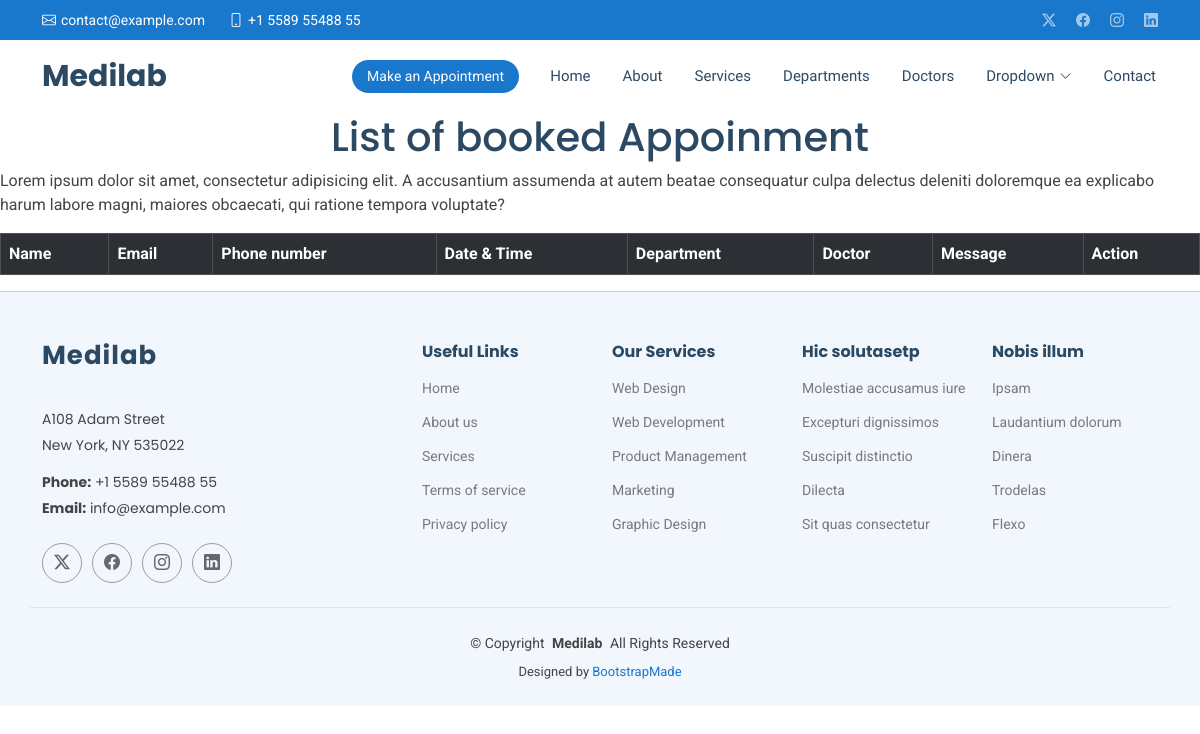
/show/, run on an earlier commit of the app's database.
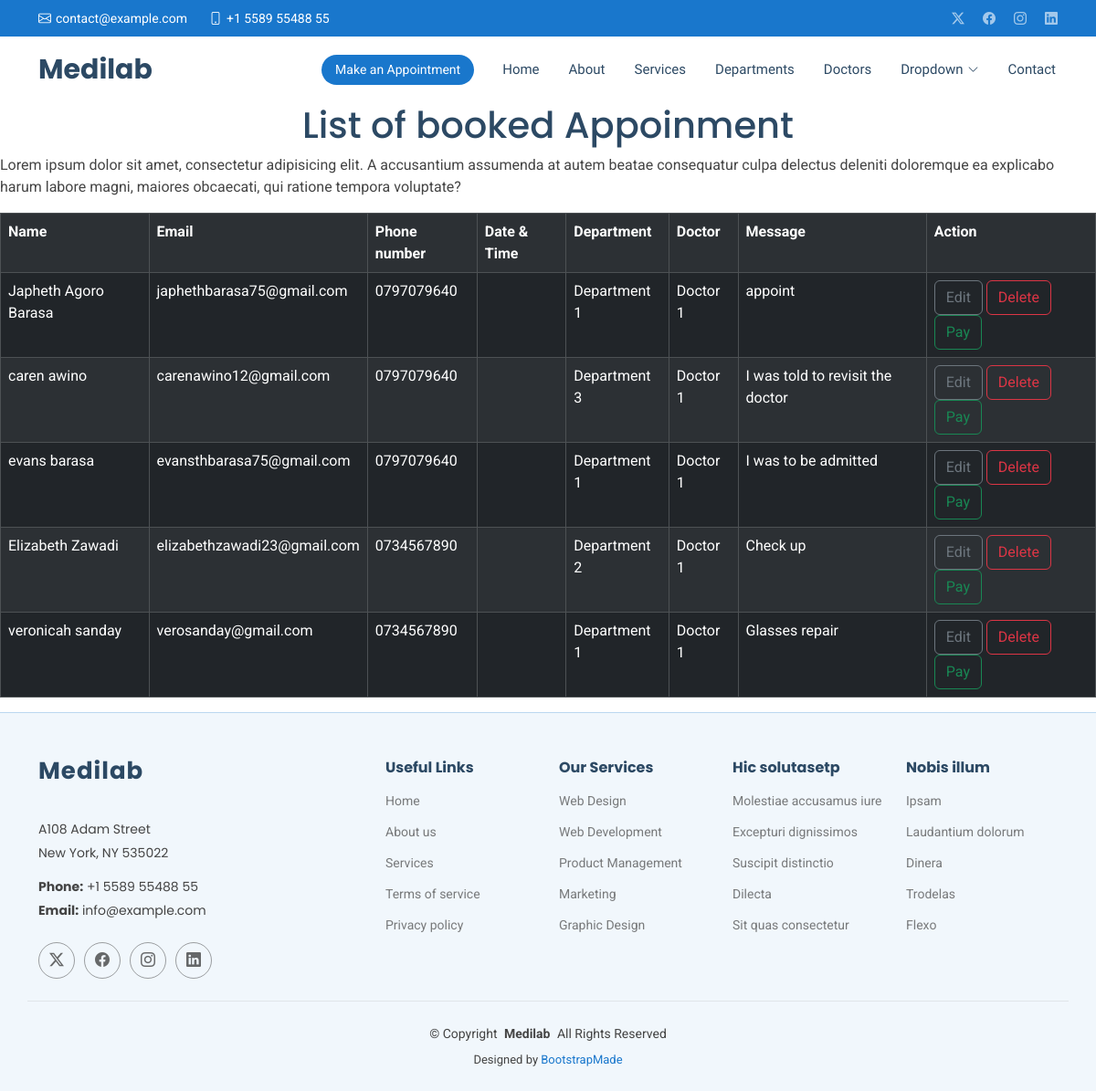
And on a later commit of the database.
### careapp/models.py (models this page shows, shortened)
class Appointment(models.Model):
        name = models.CharField(max_length=20)
        email = models.EmailField()
        phone = models.CharField(max_length=10)
        date = models.DateTimeField()
        department = models.CharField(max_length=20)
        doctor = models.CharField(max_length=30)
        message = models.TextField()

### careapp/views.py (the view)
# urls.py: path('show/', views.show, name='show'),
def show(request):
    all = Appointment.objects.all()
    return render(request, 'show.html',{"all": all})#keey and value

### careapp/templates/show.html (shortened to what this page needs)
{% extends 'starter-page.html' %}
{% load static %}
{% block content%}
 <h1 class ='text-center'> List of booked Appoinment</h1>
<p><span>Lorem ipsum dolor sit amet, consectetur adipisicing elit. A accusantium assumenda at autem beatae consequatur culpa delectus deleniti doloremque ea explicabo harum labore magni, maiores obcaecati, qui ratione tempora voluptate?</span></p>
<table class="table table-bordered table-striped table-dark table-hover">
    <tr>
        <th>Name</th>
        <th>Email</th>
        <th>Phone number</th>
        <th>Date & Time</th>
        <th>Department</th>
        <th>Doctor</th>
        <th>Message</th>
        <th>Action</th>
    </tr>
    {% for appointment in all %}
    <tr>
        <td>{{ appointment.name}}</td>
        <td>{{ appointment.email}}</td>
        <td>{{ appointment.phone}}</td>
        <td>{{ appointment.datetime}}</td>
        <td>{{ appointment.department}}</td>
        <td>{{ appointment.doctor}}</td>
        <td>{{ appointment.message}}</td>
        <td>
            <a href="" class="btn btn-outline-secondary">Edit</a>
            <a href="" class="btn btn-outline-danger">Delete</a>
            <a href="" class="btn btn-outline-success">Pay</a>
        </td>
    </tr>
    {%endfor%}
</table>
{%endblock%}

### careapp/templates/starter-page.html (shortened to what this page needs)
<!DOCTYPE html>
<html lang="en">
<head>
  {% load static%}
  <link href="{% static 'assets/vendor/bootstrap/css/bootstrap.min.css'%}" rel="stylesheet">
  <link href="{% static 'assets/vendor/bootstrap-icons/bootstrap-icons.css'%}" rel="stylesheet">
  <link href="{% static 'assets/vendor/aos/aos.css'%}" rel="stylesheet">
  <link href="{% static 'assets/vendor/fontawesome-free/css/all.min.css'%}" rel="stylesheet">
  <link href="{% static 'assets/vendor/glightbox/css/glightbox.min.css'%}" rel="stylesheet">
  <link href="{% static 'assets/vendor/swiper/swiper-bundle.min.css'%}" rel="stylesheet">
  <link href="{% static 'assets/css/main.css'%}" rel="stylesheet">
</head>
<body class="starter-page-page">
  <header id="header" class="header sticky-top">
    <div class="topbar d-flex align-items-center">
      <div class="container d-flex justify-content-center justify-content-md-between">
        <div class="contact-info d-flex align-items-center">
          <i class="bi bi-envelope d-flex align-items-center"><a href="mailto:contact@example.com">contact@example.com</a></i>
          <i class="bi bi-phone d-flex align-items-center ms-4"><span>+1 5589 55488 55</span></i>
        </div>
        <div class="social-links d-none d-md-flex align-items-center">
          <a href="#" class="twitter"><i class="bi bi-twitter-x"></i></a>
          <a href="#" class="facebook"><i class="bi bi-facebook"></i></a>
          <a href="#" class="instagram"><i class="bi bi-instagram"></i></a>
          <a href="#" class="linkedin"><i class="bi bi-linkedin"></i></a>
        </div>
      </div>
    </div>
    <div class="branding d-flex align-items-center">
      <div class="container position-relative d-flex align-items-center justify-content-between">
        <a href="index.html" class="logo d-flex align-items-center me-auto">
          <h1 class="sitename">Medilab</h1>
        </a>
        <nav id="navmenu" class="navmenu">
          <ul>
            <li><a href="{%url 'index'%}">Home<br></a></li>
            <li><a href="{%url 'about'%}">About</a></li>
            <li><a href="{%url 'services'%}">Services</a></li>
            <li><a href="#">Departments</a></li>
            <li><a href="#doctors">Doctors</a></li>
            <li class="dropdown"><a href="#"><span>Dropdown</span> <i class="bi bi-chevron-down toggle-dropdown"></i></a>
            </li>
            <li><a href="#contact">Contact</a></li>
          </ul>
        </nav>
        <a class="cta-btn d-none d-sm-block" href="{%url 'appointment'%}">Make an Appointment</a>
      </div>
    </div>
  </header>
  <main class="main">
  {% block content %}
  {%endblock%}
  <footer id="footer" class="footer light-background">
    <div class="container footer-top">
      <div class="row gy-4">
        <div class="col-lg-4 col-md-6 footer-about">
          <a href="index.html" class="logo d-flex align-items-center">
            <span class="sitename">Medilab</span>
          </a>
          <div class="footer-contact pt-3">
            <p>A108 Adam Street</p>
            <p>New York, NY 535022</p>
            <p class="mt-3"><strong>Phone:</strong> <span>+1 5589 55488 55</span></p>
            <p><strong>Email:</strong> <span>info@example.com</span></p>
          </div>
          <div class="social-links d-flex mt-4">
            <a href=""><i class="bi bi-twitter-x"></i></a>
            <a href=""><i class="bi bi-facebook"></i></a>
            <a href=""><i class="bi bi-instagram"></i></a>
            <a href=""><i class="bi bi-linkedin"></i></a>
          </div>
        </div>
        <div class="col-lg-2 col-md-3 footer-links">
          <h4>Useful Links</h4>
          <ul>
            <li><a href="#">Home</a></li>
            <li><a href="#">About us</a></li>
            <li><a href="#">Services</a></li>
            <li><a href="#">Terms of service</a></li>
            <li><a href="#">Privacy policy</a></li>
          </ul>
        </div>
        <div class="col-lg-2 col-md-3 footer-links">
          <h4>Our Services</h4>
          <ul>
            <li><a href="#">Web Design</a></li>
            <li><a href="#">Web Development</a></li>
            <li><a href="#">Product Management</a></li>
            <li><a href="#">Marketing</a></li>
            <li><a href="#">Graphic Design</a></li>
          </ul>
        </div>
        <div class="col-lg-2 col-md-3 footer-links">
          <h4>Hic solutasetp</h4>
          <ul>
            <li><a href="#">Molestiae accusamus iure</a></li>
            <li><a href="#">Excepturi dignissimos</a></li>
            <li><a href="#">Suscipit distinctio</a></li>
            <li><a href="#">Dilecta</a></li>
            <li><a href="#">Sit quas consectetur</a></li>
          </ul>
        </div>
        <div class="col-lg-2 col-md-3 footer-links">
          <h4>Nobis illum</h4>
          <ul>
            <li><a href="#">Ipsam</a></li>
            <li><a href="#">Laudantium dolorum</a></li>
            <li><a href="#">Dinera</a></li>
            <li><a href="#">Trodelas</a></li>
            <li><a href="#">Flexo</a></li>
          </ul>
        </div>
      </div>
    </div>
    <div class="container copyright text-center mt-4">
      <p>© <span>Copyright</span> <strong class="px-1 sitename">Medilab</strong> <span>All Rights Reserved</span></p>
      <div class="credits">
        Designed by <a href="https://bootstrapmade.com/">BootstrapMade</a>
      </div>
    </div>
  </footer>
</body>
</html>

What changed in the data, as far as the page shows it:
added Appointment: name "Japheth Agoro Barasa", email "japhethbarasa75@gmail.com", phone "0797079640", department "Department 1", doctor "Doctor 1", message "appoint"
added Appointment: name "caren awino", email "carenawino12@gmail.com", phone "0797079640", department "Department 3", doctor "Doctor 1", message "I was told to revisit the doctor"
added Appointment: name "evans barasa", email "evansthbarasa75@gmail.com", phone "0797079640", department "Department 1", doctor "Doctor 1", message "I was to be admitted"
added Appointment: name "Elizabeth Zawadi", email "elizabethzawadi23@gmail.com", phone "0734567890", department "Department 2", doctor "Doctor 1", message "Check up"
added Appointment: name "veronicah sanday", email "verosanday@gmail.com", phone "0734567890", department "Department 1", doctor "Doctor 1", message "Glasses repair"
